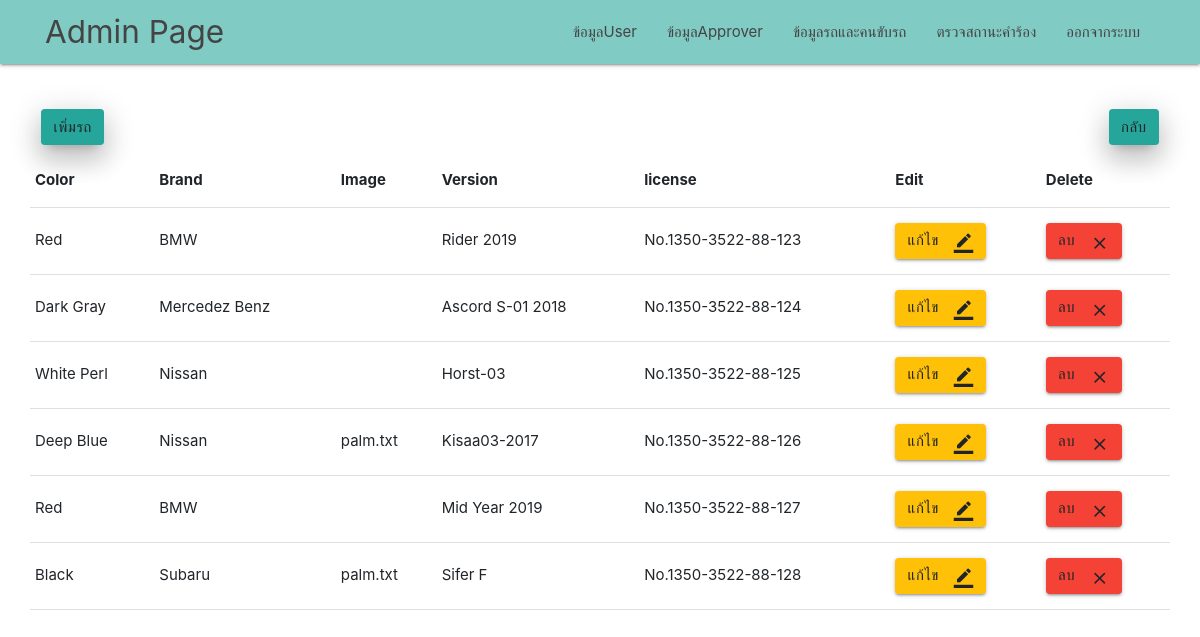
The page /admin/show_car.php (signed in) on the database its author committed.
### tables this page shows
CREATE TABLE `car` (
  `id` int(11) NOT NULL,
  `driver_id` int(11) DEFAULT NULL,
  `color` text NOT NULL,
  `brand` text NOT NULL,
  `image` text NOT NULL,
  `version` text NOT NULL,
  `license` text NOT NULL
);

### admin/show_car.php (the view, shortened to what this page needs)
<?php
require './../server.php';
$sql = "SELECT color,brand,image,version,license FROM car";
$result = mysqli_query($connect, $sql);
?>
<!DOCTYPE html>
<html lang="en">
<head>
    <link href="../css/materialize.css" type="text/css" rel="stylesheet" media="screen,projection" />
    <link href="../css/style.css" type="text/css" rel="stylesheet" media="screen,projection" />
    <link rel="stylesheet" href="https://stackpath.bootstrapcdn.com/bootstrap/4.3.1/css/bootstrap.min.css">
</head>
<body>
    <nav class="teal lighten-3" role="navigation">
        <div class="nav-wrapper container">
            <a id="logo-container" href="admin_page.php" class="brand-logo">Admin Page</a>
            <ul class="right hide-on-med-and-down">
                <li><a href="show_user.php">ข้อมูลUser</a></li>
                <li><a href="show_approver.php">ข้อมูลApprover</a></li>
                <li><a href="show_driver_car.php">ข้อมูลรถและคนขับรถ</a></li>
                <li><a href="#">ตรวจสถานะคำร้อง</a></li>
                <li><a href="../login.php">ออกจากระบบ</a></li>
            </ul>
        </div>
    </nav>
    <div class="container">
        <div class="row">
            <div class="col 6">
                <br><br>
                <div style="text-align:left">
                <a href="add_car.php" class="btn waves-effect waves-light teal lighten-1 z-depth-4">เพิ่มรถ</a>
                </div>
            </div>
            <div class="col 6">
                <br><br>
                <div style="text-align:right">
                    <a href="show_driver_car.php" class="btn waves-effect waves-light teal lighten-1 z-depth-4">กลับ</a>
                </div>
            </div>
            <br><br><br><br>
            <table class="responsive-table">
                <thead>
                    <tr>
                        <th>Color</th>
                        <th>Brand</th>
                        <th>Image</th>
                        <th>Version</th>
                        <th>license</th>
                        <th>Edit</th>
                        <th>Delete</th>
                    </tr>
                </thead>
                <tbody>
                    <?php while ($row = mysqli_fetch_array($result)) {  ?>
                        <tr>
                            <td><?php echo $row['color'] ?></td>
                            <td><?php echo $row['brand'] ?></td>
                            <td><?php echo $row['image'] ?></td>
                            <td><?php echo $row['version'] ?></td>
                            <td><?php echo $row['license'] ?></td>
                            <td>
                            <a href="edit_car.php?user=<?php echo base64_encode($row['license']) ?>&?!@#^!=<?php echo base64_encode("ASFEBHRWHRYNRaefgqwm98456") ?>">
                                    <button type="submit" class="btn amber darken-4-effect amber darken-4-light">แก้ไข
                                        <i class="material-icons right">border_color</i>
                                    </button>
                                </a>
                            </td>
                            <td>
                                <a>
                                    <button id="lob" type="submit" form="ee" class="btn red accent-4-effect red accent-4-light">ลบ
                                        <i class="material-icons right">close</i>
                                    </button>
                                </a>
                            </td>
                        </tr>
                    <?php } ?>
                </tbody>
            </table>
        </div>
    </div>
</body>
</html>

### css/style.css (style rules this page uses)
nav ul a, nav .brand-logo { color: #444; }

### rows shown on the page
car: color "Red", brand "BMW", version "Rider 2019", license "No.1350-3522-88-123"
car: color "Dark Gray", brand "Mercedez Benz", version "Ascord S-01 2018", license "No.1350-3522-88-124"
car: color "White Perl", brand "Nissan", version "Horst-03", license "No.1350-3522-88-125"
car: color "Deep Blue", brand "Nissan", image "palm.txt", version "Kisaa03-2017", license "No.1350-3522-88-126"
car: color "Red", brand "BMW", version "Mid Year 2019", license "No.1350-3522-88-127"
car: color "Black", brand "Subaru", image "palm.txt", version "Sifer F", license "No.1350-3522-88-128"
